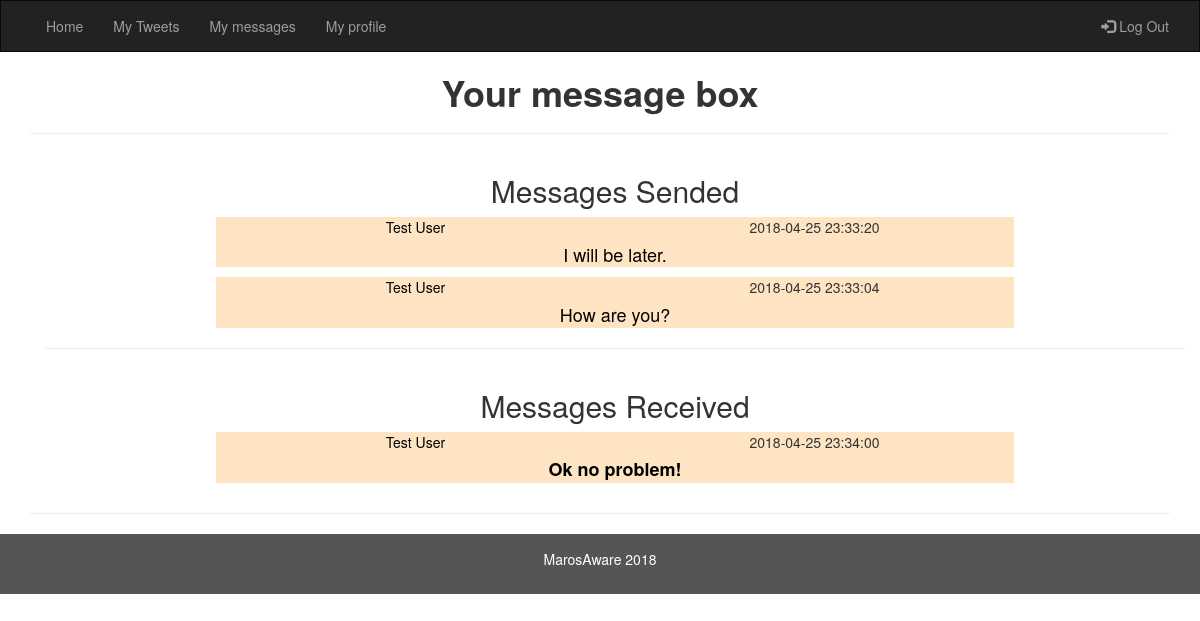
The page /messages.php (signed in) on the database its author committed.
### tables this page shows
CREATE TABLE `Messages` (
  `id` int(11) NOT NULL AUTO_INCREMENT,
  `userIdSend` int(11) NOT NULL,
  `userIdGet` int(11) NOT NULL,
  `text` varchar(255) NOT NULL,
  `creation_date` datetime NOT NULL,
  `isRead` tinyint(1) NOT NULL DEFAULT '0',
  PRIMARY KEY (`id`),
  UNIQUE KEY `id_UNIQUE` (`id`),
  KEY `userIdSend` (`userIdSend`),
  KEY `userIdGet` (`userIdGet`),
  CONSTRAINT `Messages_ibfk_1` FOREIGN KEY (`userIdSend`) REFERENCES `Users` (`id`) ON DELETE CASCADE,
  CONSTRAINT `Messages_ibfk_2` FOREIGN KEY (`userIdGet`) REFERENCES `Users` (`id`) ON DELETE CASCADE
);

CREATE TABLE `Users` (
  `id` int(11) NOT NULL AUTO_INCREMENT,
  `email` varchar(255) NOT NULL,
  `username` varchar(255) NOT NULL,
  `hash_pass` varchar(60) NOT NULL,
  PRIMARY KEY (`id`),
  UNIQUE KEY `email` (`email`),
  UNIQUE KEY `id_UNIQUE` (`id`)
);

### src/Database.php (called while the page is built, shortened)
<?php
class Database
{
    private static
        $username = 'root',
        $password = 'coderslab',
        $host = 'localhost',
        $database = 'Twitter',
        $dbObj = null;
    public static function connect()
    {
        try {
            if (!isset(self::$dbObj) OR self::$dbObj === null) {
                self::$dbObj =
                    new PDO('mysql:host=' . self::$host . ';dbname=' . self::$database, self::$username, self::$password);
                self::$dbObj->setAttribute(PDO::ATTR_ERRMODE, PDO::ERRMODE_EXCEPTION);
            }
            return self::$dbObj;
        } catch(PDOException $e) {
            echo 'Database connection failed. Error msg: '. $e->getMessage();
        }
    }
}

### src/Message.php (called while the page is built, shortened)
<?php
class Message
{
    private $id, $userIdSend, $userIdGet, $text, $creation_date, $isRead;
    public function __construct()
    {
        $this->id = -1;
        $this->userIdSend = "";
        $this->userIdGet = "";
        $this->creation_date = "";
        $this->text = "";
        $this->isRead = 0;
    }
    public static function loadAllMessagesByUserIdSend(PDO $conn, $userIdSend)
    {
        $allMessages = [];
        $stmt = $conn->prepare('SELECT * FROM Messages WHERE userIdSend=:userIdSend ORDER BY id DESC');
        $result = $stmt->execute(['userIdSend' => $userIdSend]);
        if ($result === true && $stmt->rowCount() > 0) {
            while ($row = $stmt->fetch(PDO::FETCH_ASSOC)) {
                $loadedMessage = new Message();
                $loadedMessage->id = $row['id'];
                $loadedMessage->userIdSend = $row['userIdSend'];
                $loadedMessage->userIdGet = $row['userIdGet'];
                $loadedMessage->text = $row['text'];
                $loadedMessage->creation_date = $row['creation_date'];
                $loadedMessage->isRead = $row['isRead'];
                $allMessages[] = $loadedMessage;
            }
        }
        return $allMessages;
    }
    public static function loadAllMessagesByUserIdGet(PDO $conn, $userIdGet)
    {
        $allMessages = [];
        $stmt = $conn->prepare('SELECT * FROM Messages WHERE userIdGet=:userIdGet ORDER BY id DESC');
        $result = $stmt->execute(['userIdGet' => $userIdGet]);
        if ($result === true && $stmt->rowCount() > 0) {
            while ($row = $stmt->fetch(PDO::FETCH_ASSOC)) {
                $loadedMessage = new Message();
                $loadedMessage->id = $row['id'];
                $loadedMessage->userIdSend = $row['userIdSend'];
                $loadedMessage->userIdGet = $row['userIdGet'];
                $loadedMessage->text = $row['text'];
                $loadedMessage->creation_date = $row['creation_date'];
                $loadedMessage->isRead = $row['isRead'];
                $allMessages[] = $loadedMessage;
            }
            return $allMessages;
        }
        return null;
    }
    public function getId()
    {
        return $this->id;
    }
    public function getUserIdSend()
    {
        return $this->userIdSend;
    }
    public function getUserIdGet()
    {
        return $this->userIdGet;
    }
    public function getText()
    {
        return $this->text;
    }
    public function getCreation_date()
    {
        return $this->creation_date;
    }
    public function getIsRead()
    {
        return $this->isRead;
    }
}

### src/User.php (called while the page is built, shortened)
<?php
class User
{
    public static function getUserNameById(PDO $conn, $userId)
    {
        $stmt = $conn->prepare('SELECT username FROM Users WHERE id=:userId');
        $result = $stmt->execute(['userId' => $userId]);
        if ($result === true && $stmt->rowCount() > 0) {
            $row = $stmt->fetch(PDO::FETCH_ASSOC);
            return $row['username'];
        } else {
            return false;
        }
    }
}

### public/messages.php (the view, shortened to what this page needs)
<?php
require (__DIR__ . '/../src/Database.php');
require (__DIR__ . '/../src/User.php');
require (__DIR__ . '/../src/Message.php');
$loggedUser = $_SESSION['userId'];
$msgSend = Message::loadAllMessagesByUserIdSend(Database::connect(), $loggedUser);
$msgGet = Message::loadAllMessagesByUserIdGet(Database::connect(), $loggedUser);
?>
<!DOCTYPE html>
<html lang="en">
<head>
    <link rel="stylesheet" href="https://maxcdn.bootstrapcdn.com/bootstrap/3.3.7/css/bootstrap.min.css">
    <link rel="stylesheet" href="../src/css/style.css">
</head>
<body>
<nav class="navbar navbar-inverse">
    <div class="container-fluid">
        <div class="collapse navbar-collapse" id="myNavbar">
            <ul class="nav navbar-nav">
                <li><a href="home.php">Home</a></li>
                <li><a href="user.php?id=<?php echo $_SESSION['userId']; ?>">My Tweets</a></li>
                <li><a href="messages.php">My messages</a></li>
                <li><a href="profile.php">My profile</a></li>
            </ul>
            <ul class="nav navbar-nav navbar-right">
                <li><a href="logout.php"><span class="glyphicon glyphicon-log-in"></span> Log Out</a></li>
            </ul>
        </div>
    </div>
</nav>
<div class="container text-center">
    <div class="row content">
        <div class="col-sm-12 text-left">
            <div class="center">
                <h1><b>Your message box</b></h1>
            </div>
            <hr>
            <div class="container">
            <div class="row">
                <div class="col-sm-12">
                        <div class="row">
                            <div class="col-sm-12">
                                <div class="description">
                                    <div class="description__header">
                                        <h2>Messages Sended</h2>
                                    </div>
                                </div>
                            </div>
                        </div>
                        <?php
                        if (isset($msgSend)) {
                            foreach ($msgSend as $oneMsg) {
                                $sendedTo = User::getUserNameById(Database::connect(), $oneMsg->getUserIdGet());
                                $text = substr($oneMsg->getText(), 0, 30);
                                ?>
                                <div class="single-msg">
                                    <div class="col-sm-6">
                                        <span class="single-msg--author"><a href='user.php?id=<?php echo $oneMsg->getUserIdGet(); ?>'><?php echo $sendedTo; ?></a></span>
                                    </div>
                                    <div class="col-sm-6">
                                        <span class="single-msg--date"><?php echo $oneMsg->getCreation_date(); ?></span>
                                    </div>
                                    <div class="col-sm-12 single-msg--content">
                                        <a href='single_msg.php?msgId=<?php echo $oneMsg->getId(); ?>'><?php echo $text; ?></a>
                                    </div>
                                </div>
                                <?php
                            }
                        } ?>
                        <hr>
                    <div class="row">
                        <div class="col-sm-12">
                            <div class="description">
                                <div class="description__header">
                                    <h2>Messages Received</h2>
                                </div>
                            </div>
                        </div>
                    </div>
                        <?php
                        if (isset($msgGet)) {
                            foreach ($msgGet as $oneMsg) {
                                $getFrom = User::getUserNameById(Database::connect(), $oneMsg->getUserIdSend());
                                $text = substr($oneMsg->getText(), 0, 30);
                                $class = $oneMsg->getIsRead() == false ? 'bold' : 'neutral';
                                ?>
                                <div class="single-msg">
                                    <div class="col-sm-6">
                                        <span class="single-msg--author"><a href='user.php?id=<?php echo $oneMsg->getUserIdSend(); ?>'><?php echo $getFrom; ?></a></span>
                                    </div>
                                    <div class="col-sm-6">
                                        <span class="single-msg--date"><?php echo $oneMsg->getCreation_date(); ?></span>
                                    </div>
                                    <div class="col-sm-12 <?php echo $class; ?> single-msg--content">
                                        <a href='single_msg.php?msgId=<?php echo $oneMsg->getId(); ?>'><?php echo $text; ?></a>
                                    </div>
                                </div>
                                <?php
                            }
                        } ?>
                    </div>
                </div>
            </div>
            <hr>
        </div>
    </div>
</div>
<footer class="container-fluid text-center">
    <?php
    $date = new DateTime('now');
    $date = $date->format('Y');
    ?>
    <p>MarosAware <?php echo $date; ?></p>
</footer>
</body>
</html>

### src/css/style.css (style rules this page uses)
.navbar { margin-bottom: 0; border-radius: 0; }
footer { background-color: #555; color: white; padding: 15px; }
.center { text-align:center; }
.bold { font-weight:700; color:black; }
.description { width:70%; margin:0 auto; }
.description__header { text-align:center; }
.single-msg { background-color: Bisque; width:70%; margin:0 auto 10px auto; text-align:center; }
.single-msg:after { content: ''; display: table; clear:both; }
.single-msg--author { color:black; font-weight:300; }
.single-msg--author a { color:black; }
.single-msg--content { text-align:center; color:black; margin-top:5px; font-size:1.8rem; }
.single-msg--content a { color:black; }

### rows shown on the page
messages: userIdGet.username "Test User", creation_date "2018-04-25 23:33:20", text "I will be later."
messages: userIdGet.username "Test User", creation_date "2018-04-25 23:33:04", text "How are you?"
messages: userIdSend.username "Test User", creation_date "2018-04-25 23:34:00", text "Ok no problem!"

### other values the page prints
$date "2018"
